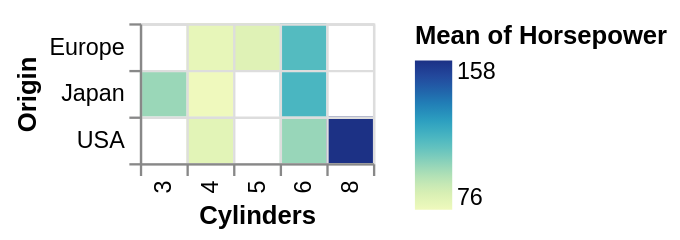

Source (Vega-Lite JSON):
### Vega-Lite specification from a JSON file in a GitHub repository (floating-point values rounded to 4 significant figures; data arrays with more than 128 entries replaced by an {"elided": "..."} marker saying what was removed)
{"$schema": "https://vega.github.io/schema/vega-lite/v4.json", "data": {"values": {"elided": "406 records"}}, "mark": "rect", "encoding": {"y": {"field": "Origin", "type": "nominal"}, "x": {"field": "Cylinders", "type": "ordinal"}, "color": {"aggregate": "mean", "field": "Horsepower"}}, "config": {"axis": {"grid": true, "tickBand": "extent"}}}
